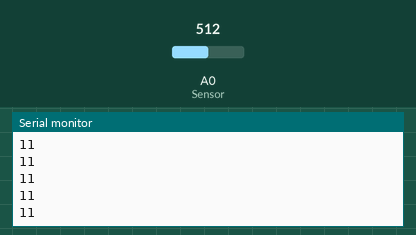
A sketch run on a simulated Arduino Uno, built with avr-gcc and run on an emulated ATmega328P. Parts: the last lines printed to the serial monitor. The test bench sets the inputs (shaded band); at power-on: A0 (Sensor) = 512.

Above: at 1.2 s.
1.3 s: A0 (Sensor) set to 716
At 1.4 s:
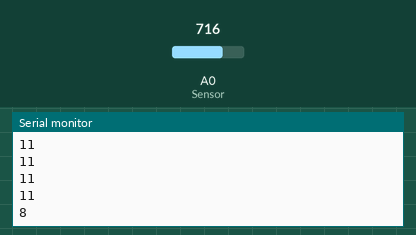
2.8 s: A0 (Sensor) set to 900
At 2.8 s:
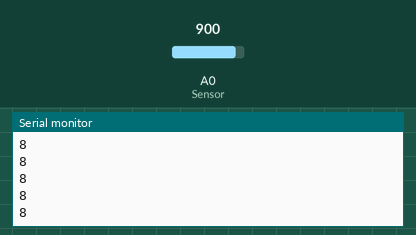
Timing chart, 0 to 5.8 s (numbered marks = the images above; inputs shaded):
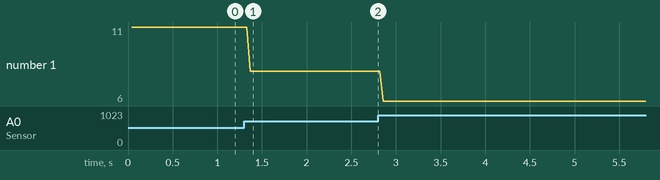

The sketch:

Sharp_IR_GP2Y0A21YK_Distance.ino
```cpp
// Sharp IR GP2Y0A21YK Distance Test

#define Sensor A0 // Sharp IR GP2Y0A21YK (10-80cm, analog)

void setup() {
  Serial.begin(9600); // start the serial port
}

void loop() {

  // 5v
  float volts = analogRead(Sensor)*0.0048828125;  // value from sensor * (5/1024)
  int distance = 28*pow(volts, -1); // worked out from datasheet graph
  delay(40); // slow down serial port

  if (distance <= 80){
    Serial.println(distance);   // print the distance
  }
}
```

Measured:
- after the input at 1.3 s, the serial monitor: prints a new line after 0.07 s (image 1)
- plotted number 1: 11 → 8 after the input at 1.3 s, 8 → 6 after the input at 2.8 s
